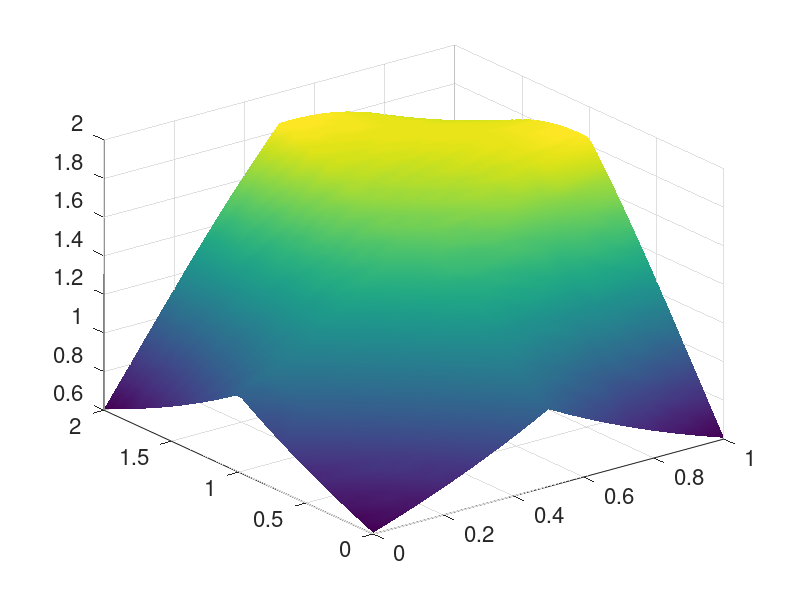
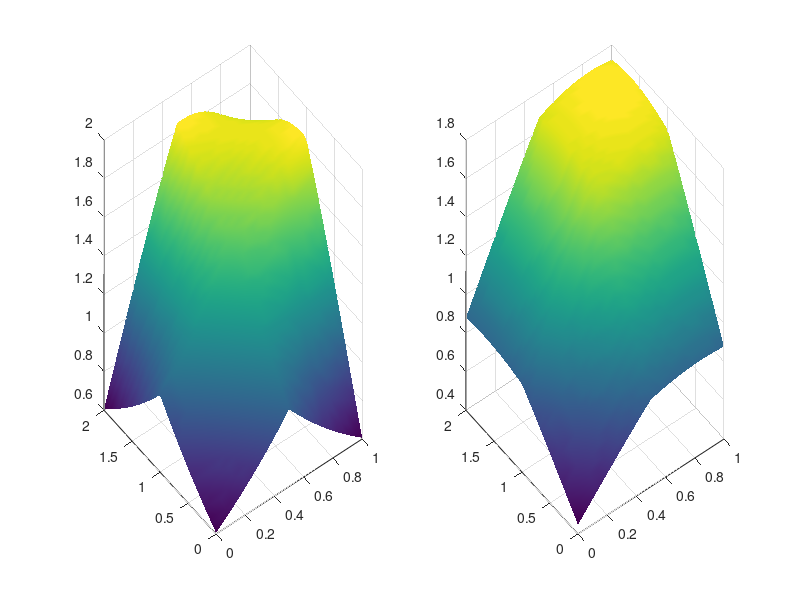
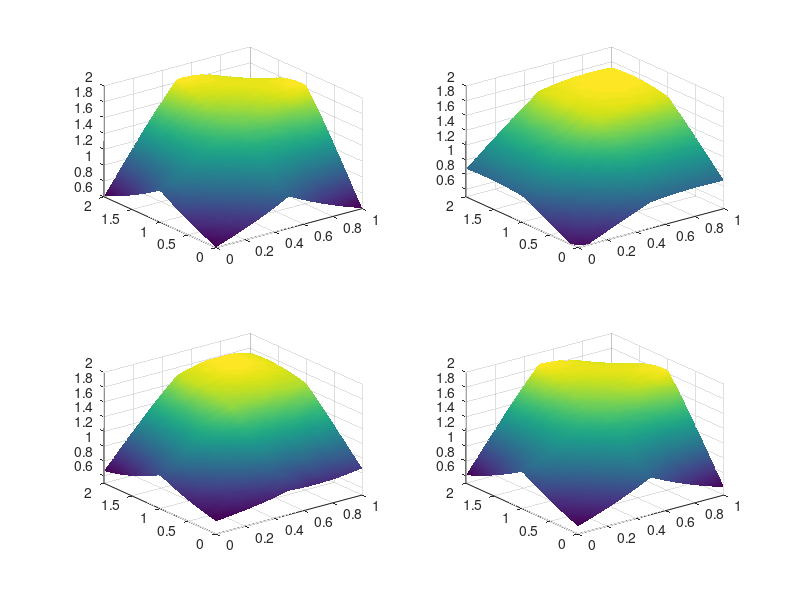
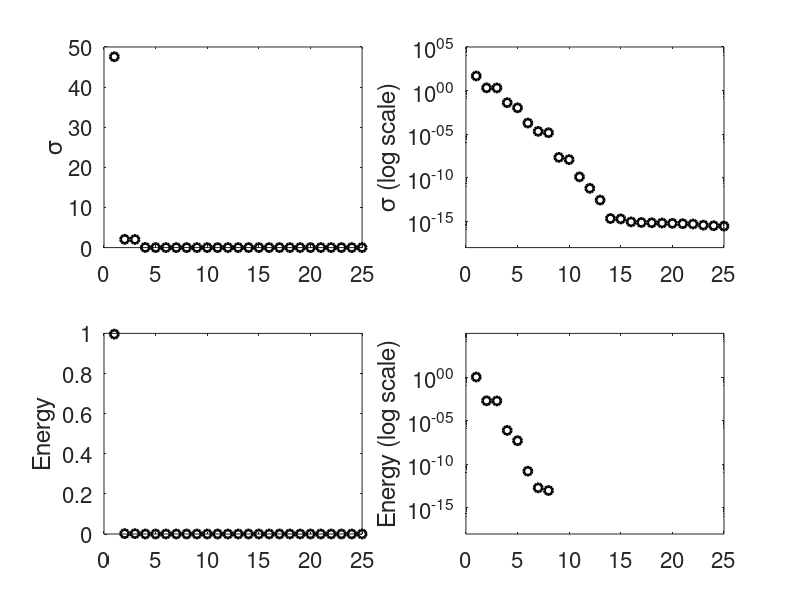

These charts were generated, in order, by the following MATLAB code:
%% Lecture 12 Code

% Clean workspace
clear all; close all; clc


%% Example 1 function

x = linspace(0,1,25);
t = linspace(0,2,50);
[T, X] = meshgrid(t,x);
f = exp(-abs((X - 0.5).*(T - 1))) + sin(X.*T);
figure(1)
surf(X,T,f)
shading interp
set(gca,'fontsize',16)

%% Example 1 rank-1 approximation

[U,S,V] = svd(f,'econ');
f_rank1 = U(:,1)*S(1,1)*V(:,1)';

figure(2)
subplot(1,2,1)
surf(X,T,f)
shading interp
subplot(1,2,2)
surf(X,T,f_rank1)
shading interp

%% Example 1 comparing low-rank approximations

figure(3)
subplot(2,2,1)
surf(X,T,f), shading interp
for j = 1:3
   ff = U(:,1:j)*S(1:j,1:j)*V(:,1:j)';
   subplot(2,2,j+1)
   surf(X,T,ff), shading interp
   set(gca,'Zlim',[0.5 2])
end

%% Calculating the energy of the truncations

sig = diag(S);
energy1 = sig(1)^2/sum(sig.^2)
energy2 = sum(sig(1:2).^2)/sum(sig.^2)
energy3 = sum(sig(1:3).^2)/sum(sig.^2)

%% Energies captured by each mode

figure(4)
subplot(2,2,1)
plot(sig,'ko','Linewidth',2)
axis([0 25 0 50])
ylabel('\sigma')
set(gca,'Fontsize',16,'Xtick',0:5:25)
subplot(2,2,2)
semilogy(sig,'ko','Linewidth',2)
axis([0 25 10^(-18) 10^5])
ylabel('\sigma (log scale)')
set(gca,'Fontsize',16,'Xtick',0:5:25,'Ytick',logspace(-15,5,5))
subplot(2,2,3)
plot(sig.^2/sum(sig.^2),'ko','Linewidth',2)
axis([0 25 0 1])
ylabel('Energy')
set(gca,'Fontsize',16,'Xtick',0:5:25)
subplot(2,2,4)
semilogy(sig.^2/sum(sig.^2),'ko','Linewidth',2)
axis([0 25 10^(-18) 10^5])
ylabel('Energy (log scale)')
set(gca,'Fontsize',16,'Xtick',0:5:25,'Ytick',logspace(-15,0,4))

%% Cumulative energy in the first N modes

figure(5)
subplot(1,2,1)
plot(cumsum(sig.^2)/sum(sig.^2),'ko','Linewidth',2)
axis([0 25 10^-(18) 1])
ylabel('Cumulative Energy')
set(gca,'Fontsize',16,'Xtick',0:5:25)
subplot(1,2,2)
semilogy(cumsum(sig.^2)/sum(sig.^2),'ko','Linewidth',2)
axis([0 25 10^-(18) 1])
ylabel('Cumulative Energy (log scale)')
set(gca,'Fontsize',16,'Xtick',0:5:25,'Ytick',logspace(-15,0,4))

%% Plotting the POD modes

figure(6)
subplot(3,2,1)
surf(X,T,f), shading interp
xlabel('x')
ylabel('t')
title('f','Fontsize',16)
set(gca,'Fontsize',16)
subplot(3,2,2)
surf(X,T,f_rank1), shading interp
xlabel('x')
ylabel('t')
title('rank 1','Fontsize',16)
set(gca,'Fontsize',16)
subplot(3,1,2)
plot(x,U(:,1),'b',x,U(:,2),'--r',x,U(:,3),':k','Linewidth',2)
xlabel('x')
set(gca,'Fontsize',16)
legend('mode 1','mode 2','mode 3','Location','best')
subplot(3,1,3)
plot(t,V(:,1),'b',t,V(:,2),'--r',t,V(:,3),':k','Linewidth',2)
xlabel('t')
set(gca,'Fontsize',16)


%% Example 2 waterfall plot

clear all; close all; clc

x = linspace(-10,10,100);
t = linspace(0,10,30);
[X,T] = meshgrid(x,t);
f = sech(X).*(1-0.5*cos(2*T))+(sech(X).*tanh(X)).*(1-0.5*sin(2*T));
figure(7)
waterfall(X,T,f)
xlabel('x')
ylabel('t')
set(gca,'Fontsize',16,'Zlim',[-1,2])

%% Plotting the low-rank approximations for Example 2

[U,S,V] = svd(f','econ');
figure(8)
subplot(2,2,1)
waterfall(X,T,f)
xlabel('x')
ylabel('t')
set(gca,'Fontsize',16,'Zlim',[-1,2])
for j=1:3
    ff = U(:,1:j)*S(1:j,1:j)*V(:,1:j)';
    subplot(2,2,j+1)
    waterfall(X,T,ff')
    set(gca,'Fontsize',16,'Zlim',[-1,2])
end

%% Plotting the POD modes for Example 2

sig = diag(S);
figure(9)
subplot(3,2,1)
plot(sig,'ko','Linewidth',2)
axis([0 25 0 50])
ylabel('\sigma')
set(gca,'Fontsize',16,'Xtick',0:5:25)
subplot(3,2,2)
semilogy(sig,'ko','Linewidth',2)
axis([0 25 10^-(18) 10^5])
ylabel('\sigma (log scale)')
set(gca,'Fontsize',16,'Xtick',0:5:25,'Ytick',logspace(-15,5,5))
subplot(3,1,2)
plot(x,U(:,1),'b',x,U(:,2),'--r',x,U(:,3),':k','Linewidth',2)
set(gca,'Fontsize',16)
legend('mode 1','mode 2','mode 3','Location','northwest')
subplot(3,1,3)
plot(t,V(:,1),'b',t,V(:,2),'--r',t,V(:,3),':k','Linewidth',2)
set(gca,'Fontsize',16)
legend('v_1','v_2','v_3','Location','northwest')